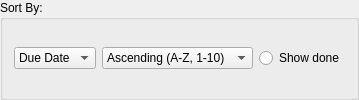
            <widget class="QGroupBox" name="sortBy">
             <property name="title">
              <string>Sort By:</string>
             </property>
             <layout class="QHBoxLayout" name="horizontalLayout_3">
              <item>
               <widget class="QComboBox" name="sortDue">
                <property name="cursor">
                 <cursorShape>OpenHandCursor</cursorShape>
                </property>
                <item>
                 <property name="text">
                  <string>Due Date</string>
                 </property>
                </item>
                <item>
                 <property name="text">
                  <string>Class</string>
                 </property>
                </item>
                <item>
                 <property name="text">
                  <string>Difficulty</string>
                 </property>
                </item>
               </widget>
              </item>
              <item>
               <widget class="QComboBox" name="sortAcend">
                <property name="cursor">
                 <cursorShape>OpenHandCursor</cursorShape>
                </property>
                <item>
                 <property name="text">
                  <string>Ascending (A-Z, 1-10)</string>
                 </property>
                </item>
                <item>
                 <property name="text">
                  <string>Decending (Z-A, 10-1)</string>
                 </property>
                </item>
               </widget>
              </item>
              <item>
               <widget class="QRadioButton" name="sortShowDone">
                <property name="cursor">
                 <cursorShape>OpenHandCursor</cursorShape>
                </property>
                <property name="text">
                 <string>Show done</string>
                </property>
               </widget>
              </item>
             </layout>
            </widget>
